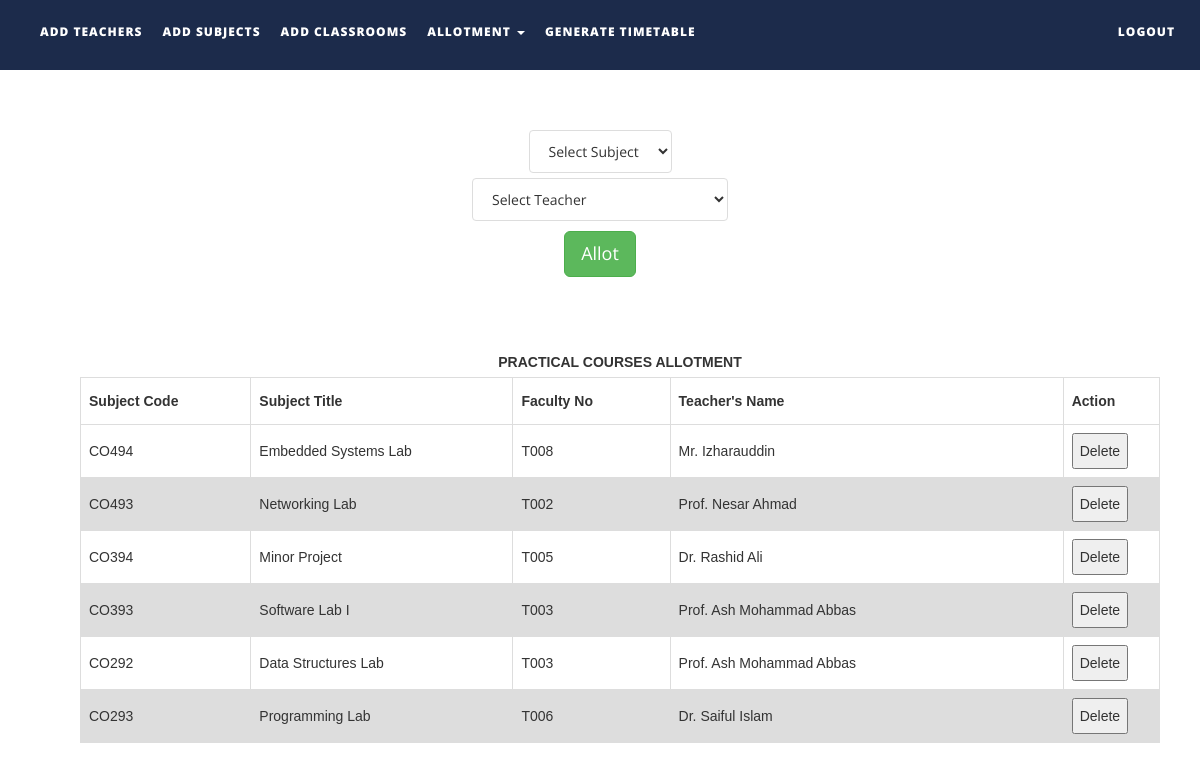
The page /allotpracticals.php on the database its author committed.
### tables this page shows
CREATE TABLE `subjects` (
  `subject_code` varchar(50) NOT NULL,
  `subject_name` varchar(100) NOT NULL,
  `course_type` varchar(15) NOT NULL,
  `semester` int(1) NOT NULL,
  `department` varchar(50) NOT NULL,
  `isAlloted` int(1) NOT NULL,
  `allotedto` text NOT NULL,
  `allotedto2` text NOT NULL,
  `allotedto3` text NOT NULL
);

CREATE TABLE `teachers` (
  `faculty_number` varchar(10) NOT NULL,
  `name` text NOT NULL,
  `alias` varchar(10) NOT NULL,
  `designation` varchar(30) NOT NULL,
  `contact_number` varchar(15) NOT NULL,
  `emailid` varchar(50) NOT NULL
);

### allotpracticals.php (the view, shortened to what this page needs)
<!DOCTYPE html>
<html xmlns="http://www.w3.org/1999/xhtml" xmlns="http://www.w3.org/1999/html">
<head>
    <link href="assets/css/bootstrap.css" rel="stylesheet"/>
    <link href="assets/css/font-awesome.min.css" rel="stylesheet"/>
    <link href="assets/css/flexslider.css" rel="stylesheet"/>
    <link href="assets/css/style.css" rel="stylesheet"/>
</head>
<body>
<div class="navbar navbar-inverse navbar-fixed-top " id="menu">
    <div class="container">
        <div class="navbar-collapse collapse move-me">
            <ul class="nav navbar-nav navbar-left">
                <li><a href="addteachers.php">ADD TEACHERS</a></li>
                <li><a href="addsubjects.php">ADD SUBJECTS</a></li>
                <li><a href="addclassrooms.php">ADD CLASSROOMS</a></li>
                <li class="dropdown"><a class="dropdown-toggle" data-toggle="dropdown" aria-expanded="false">ALLOTMENT
                        <span class="caret"></span></a>
                </li>
                <li><a href="generatetimetable.php">GENERATE TIMETABLE</a></li>
            </ul>
            <ul class="nav navbar-nav navbar-right">
                <li><a href="index.php">LOGOUT</a></li>
            </ul>
        </div>
    </div>
</div>
<br>
<form action="allotmentpracticalFormvalidation.php" method="post" style="margin-top: 100px">
    <div align="center">
        <select name="tobealloted" class="list-group-item">
            <?php
            $q = mysqli_query(mysqli_connect("localhost", "root", "", "ttms"),
                "SELECT * FROM subjects WHERE course_type = 'LAB'");
            $row_count = mysqli_num_rows($q);
            if ($row_count) {
                $mystring = '
         <option selected disabled>Select Subject</option>';
                while ($row = mysqli_fetch_assoc($q)) {
                    if ($row['isAlloted'] == 1)
                        continue;
                    $mystring .= '<option value="' . $row['subject_code'] . '">' . $row['subject_name'] . '</option>';
                }
                echo $mystring;
            }
            ?>
        </select>
    </div>
    <div align="center" style="margin-top: 5px">
        <select name="toalloted" class="list-group-item">
            <?php
            $q = mysqli_query(mysqli_connect("localhost", "root", "", "ttms"),
                "SELECT * FROM teachers ");
            $row_count = mysqli_num_rows($q);
            if ($row_count) {
                $mystring = '
         <option selected disabled>Select Teacher</option>';
                while ($row = mysqli_fetch_assoc($q)) {
                    $mystring .= '<option value="' . $row['faculty_number'] . '">' . $row['name'] . '</option>';
                }
                echo $mystring;
            }
            ?>
        </select>
    </div>
    <div align="center" style="margin-top: 10px">
        <button type="submit" class="btn btn-success btn-lg">Allot</button>
    </div>
</form>
<table id=allotedpracticalstable>
    <caption><strong>PRACTICAL COURSES ALLOTMENT</strong></caption>
    <tr>
        <th width="130">Subject Code</th>
        <th width=200>Subject Title</th>
        <th width="120">Faculty No</th>
        <th width="300">Teacher's Name</th>
        <th width="40">Action</th>
    </tr>
    <tbody>
    <?php
    $q = mysqli_query(mysqli_connect("localhost", "root", "", "ttms"),
        "SELECT * FROM subjects");
    while ($row = mysqli_fetch_assoc($q)) {
        if (!($row['course_type'] == "LAB"))
            continue;
        $teacher_id1 = $row['allotedto'];
        $t1 = mysqli_query(mysqli_connect("localhost", "root", "", "ttms"),
            "SELECT name FROM teachers WHERE faculty_number = '$teacher_id1'");
        $trow1 = mysqli_fetch_assoc($t1);
        echo "<tr><td>{$row['subject_code']}</td>
                    <td>{$row['subject_name']}</td>
                    <td>{$row['allotedto']}</td>
                    <td>{$trow1['name']}</td>
                   <td>
                    <button>Delete</button></td>
                    </tr>\n";
    }
    ?>
    </tbody>
</table>
</body>
</html>

### style.css (style rules this page uses)
#menu { background-color: rgba(28, 43, 75, 1); color: #fff; font-size: 12px; font-weight: 900; letter-spacing: 1px; min-height: 70px; }
.navbar-inverse { border-color: transparent; }
.navbar-inverse .navbar-nav > li > a, .navbar-inverse .navbar-nav > li > a:hover { color: #FFF; padding: 22px 10px; }

### allotpracticals.php (style rules this page uses)
table { margin-top: 70px; margin-bottom: 50px; font-family: arial, sans-serif; border-collapse: collapse; margin-left: 80px; width: 90%; }
td, th { border: 1px solid #dddddd; text-align: left; padding: 8px; }
tr:nth-child(even) { background-color: #dddddd; }

### rows shown on the page
subjects: subject_code "CO494", subject_name "Embedded Systems Lab", allotedto "T008", teachers.name "Mr. Izharauddin"
subjects: subject_code "CO493", subject_name "Networking Lab", allotedto "T002", teachers.name "Prof. Nesar Ahmad"
subjects: subject_code "CO394", subject_name "Minor Project", allotedto "T005", teachers.name "Dr. Rashid Ali"
subjects: subject_code "CO393", subject_name "Software Lab I", allotedto "T003", teachers.name "Prof. Ash Mohammad Abbas"
subjects: subject_code "CO292", subject_name "Data Structures Lab", allotedto "T003", teachers.name "Prof. Ash Mohammad Abbas"
subjects: subject_code "CO293", subject_name "Programming Lab", allotedto "T006", teachers.name "Dr. Saiful Islam"
